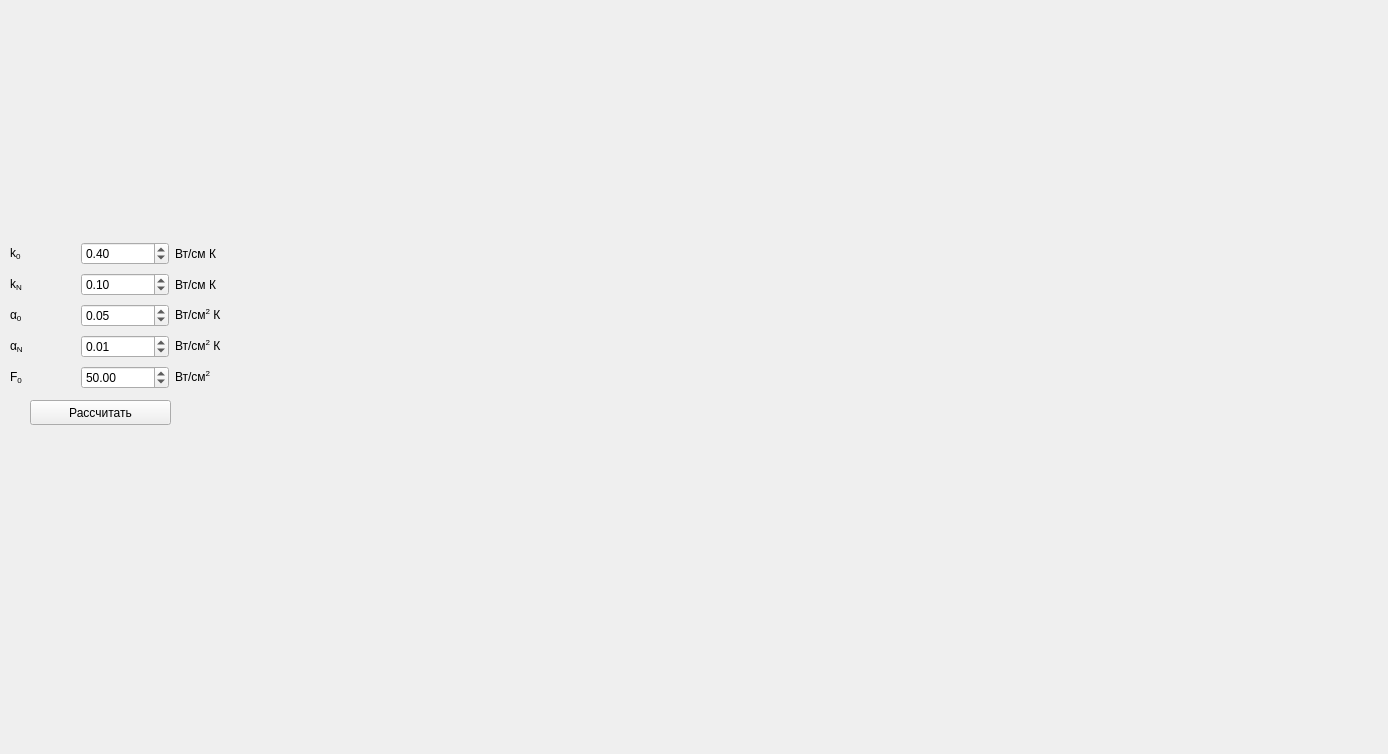
<?xml version="1.0" encoding="UTF-8"?>
<ui version="4.0">
 <class>MainWindow</class>
 <widget class="QMainWindow" name="MainWindow">
  <property name="geometry">
   <rect>
    <x>0</x>
    <y>0</y>
    <width>1388</width>
    <height>754</height>
   </rect>
  </property>
  <property name="windowTitle">
   <string>MainWindow</string>
  </property>
  <widget class="QWidget" name="centralwidget">
   <widget class="QCustomPlot" name="customPlot" native="true">
    <property name="geometry">
     <rect>
      <x>250</x>
      <y>20</y>
      <width>1121</width>
      <height>701</height>
     </rect>
    </property>
   </widget>
   <widget class="QPushButton" name="calculatePushButton">
    <property name="geometry">
     <rect>
      <x>30</x>
      <y>400</y>
      <width>141</width>
      <height>25</height>
     </rect>
    </property>
    <property name="text">
     <string>Рассчитать</string>
    </property>
   </widget>
   <widget class="QWidget" name="layoutWidget">
    <property name="geometry">
     <rect>
      <x>10</x>
      <y>240</y>
      <width>230</width>
      <height>156</height>
     </rect>
    </property>
    <layout class="QGridLayout" name="gridLayout">
     <item row="0" column="0">
      <widget class="QLabel" name="k0_label">
       <property name="text">
        <string>k&lt;sub&gt;0&lt;/sub&gt;</string>
       </property>
      </widget>
     </item>
     <item row="0" column="1">
      <widget class="QDoubleSpinBox" name="k0_doubleSpinBox">
       <property name="maximum">
        <double>1000000000.000000000000000</double>
       </property>
       <property name="value">
        <double>0.400000000000000</double>
       </property>
      </widget>
     </item>
     <item row="0" column="2">
      <widget class="QLabel" name="k0_units_label">
       <property name="text">
        <string>Вт/см К</string>
       </property>
      </widget>
     </item>
     <item row="1" column="0">
      <widget class="QLabel" name="kN_label">
       <property name="text">
        <string>k&lt;sub&gt;N&lt;/sub&gt;</string>
       </property>
      </widget>
     </item>
     <item row="1" column="1">
      <widget class="QDoubleSpinBox" name="kN_doubleSpinBox">
       <property name="maximum">
        <double>1000000000.000000000000000</double>
       </property>
       <property name="value">
        <double>0.100000000000000</double>
       </property>
      </widget>
     </item>
     <item row="1" column="2">
      <widget class="QLabel" name="kN_units_label">
       <property name="text">
        <string>Вт/см К</string>
       </property>
      </widget>
     </item>
     <item row="2" column="0">
      <widget class="QLabel" name="alpha0_label">
       <property name="text">
        <string>α&lt;sub&gt;0&lt;/sub&gt;</string>
       </property>
      </widget>
     </item>
     <item row="2" column="1">
      <widget class="QDoubleSpinBox" name="alpha0_doubleSpinBox">
       <property name="maximum">
        <double>1000000000.000000000000000</double>
       </property>
       <property name="value">
        <double>0.050000000000000</double>
       </property>
      </widget>
     </item>
     <item row="2" column="2">
      <widget class="QLabel" name="alpha0_units_label">
       <property name="text">
        <string>Вт/см&lt;sup&gt;2&lt;/sup&gt; К</string>
       </property>
      </widget>
     </item>
     <item row="3" column="0">
      <widget class="QLabel" name="alphaN_label">
       <property name="text">
        <string>α&lt;sub&gt;N&lt;/sub&gt;</string>
       </property>
      </widget>
     </item>
     <item row="3" column="1">
      <widget class="QDoubleSpinBox" name="alphaN_doubleSpinBox">
       <property name="maximum">
        <double>1000000000.000000000000000</double>
       </property>
       <property name="value">
        <double>0.010000000000000</double>
       </property>
      </widget>
     </item>
     <item row="3" column="2">
      <widget class="QLabel" name="alphaN_units_label">
       <property name="text">
        <string>Вт/см&lt;sup&gt;2&lt;/sup&gt; К</string>
       </property>
      </widget>
     </item>
     <item row="4" column="0">
      <widget class="QLabel" name="F0_label">
       <property name="text">
        <string>F&lt;sub&gt;0&lt;/sub&gt;</string>
       </property>
      </widget>
     </item>
     <item row="4" column="1">
      <widget class="QDoubleSpinBox" name="F0_doubleSpinBox">
       <property name="minimum">
        <double>-1000000000.000000000000000</double>
       </property>
       <property name="maximum">
        <double>1000000000.000000000000000</double>
       </property>
       <property name="value">
        <double>50.000000000000000</double>
       </property>
      </widget>
     </item>
     <item row="4" column="2">
      <widget class="QLabel" name="F0_units_label">
       <property name="text">
        <string>Вт/см&lt;sup&gt;2&lt;/sup&gt;</string>
       </property>
      </widget>
     </item>
    </layout>
   </widget>
  </widget>
 </widget>
 <customwidgets>
  <customwidget>
   <class>QCustomPlot</class>
   <extends>QWidget</extends>
   <header>qcustomplot.h</header>
   <container>1</container>
  </customwidget>
 </customwidgets>
 <resources/>
 <connections/>
</ui>
